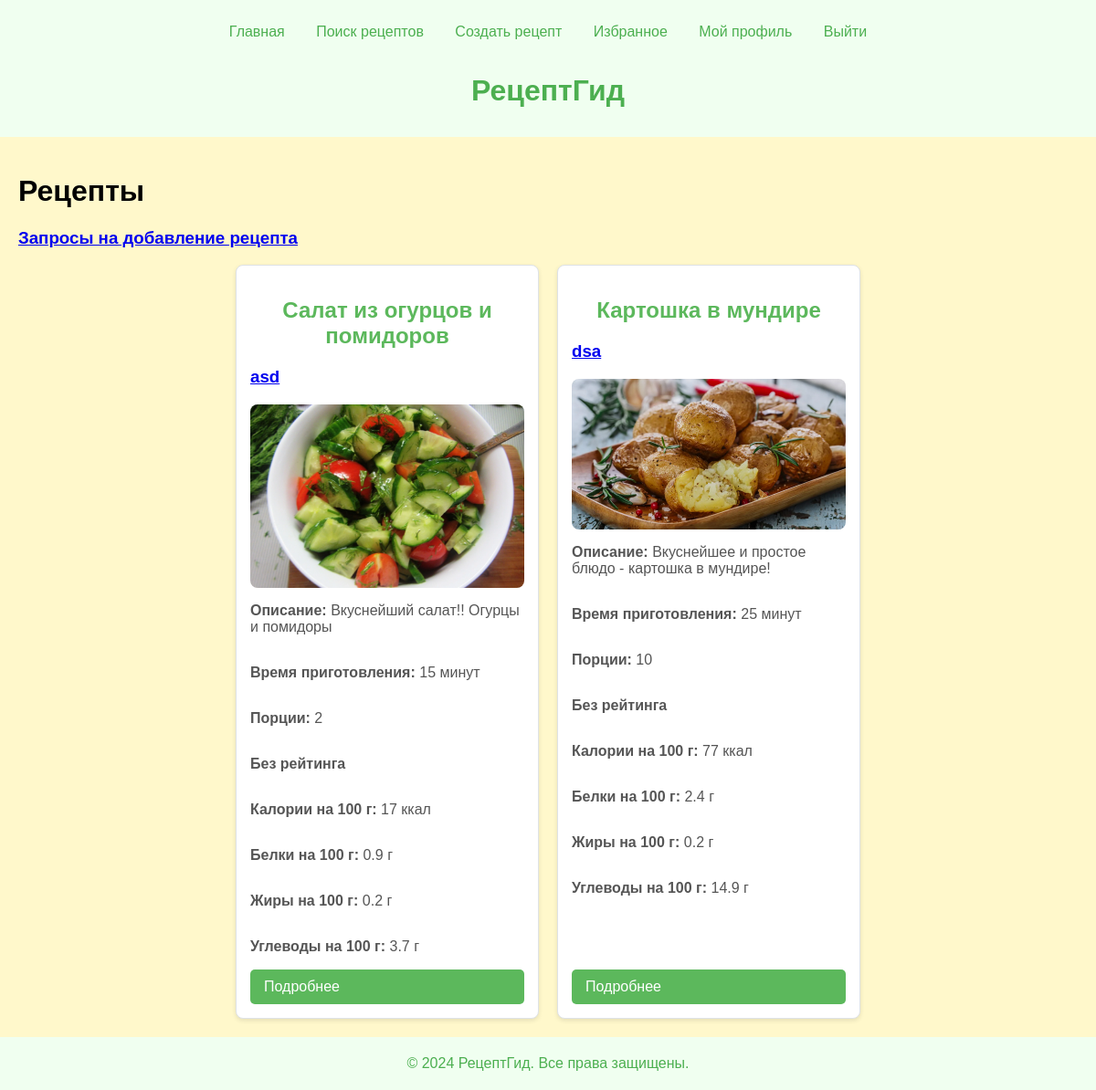
The app's page / (signed in) with its own data.
### main_app/models.py (models this page shows, shortened)
class Recipe(models.Model):
    title = models.CharField(max_length=255)
    user = models.ForeignKey(User, on_delete=models.CASCADE)
    header = models.CharField(max_length=255)
    cooking_time = models.PositiveIntegerField()
    description = models.TextField()
    photo = models.ImageField(upload_to='recipe_photos/')
    rating = models.FloatField(default=0.0)
    deletion_reason = models.TextField(default=None, blank=True, null=True)
    servings = models.PositiveIntegerField()
    is_verified = models.BooleanField(default=False)
    publication_date = models.DateTimeField(auto_now_add=True)
    kcal_per_100g = models.PositiveIntegerField()
    protein_per_100g = models.FloatField()
    fat_per_100g = models.FloatField()
    carbohydrates_per_100g = models.FloatField()

class User(AbstractUser):
    description = models.TextField(blank=True, null=True)
    photo = models.ImageField(upload_to='user_photos/', blank=True, null=True)
    date_of_birth = models.DateField(blank=True, null=True)
    rating = models.FloatField(default=0.0)
    deletion_reason = models.TextField(blank=True, null=True)
    role = models.TextField(default="USER")

### main_app/views.py (the view)
# urls.py: 2. Add a URL to urlpatterns:  path('', views.home, name='home')
@login_required(login_url='login')
def home(request):
    if user_or_mod(request):
        moder = False
        if mod(request):
            moder = True
        recipes = Recipe.objects.filter(is_verified=True, deletion_reason='').order_by('-publication_date')
        context = {'recipes': recipes, 'moder': moder}
        return render(request, 'home.html', context)
    else:
        if adm(request):
            return redirect('admin_home')
        return redirect('page_404')

### main_app/views.py (called while the page is built)
def user_or_mod(request):
    try:
        return request.user.role == "USER" or request.user.role == "MODER"
    except:
        return False

def mod(request):
    try:
        bool = request.user.role == "MODER"
        return bool
    except:
        return False

### templates/home.html (shortened to what this page needs)
{% extends 'base.html' %}
{% block content %}
    <h1>Рецепты</h1>
    {% if moder %}
        <a href="{% url 'not_verified_recipes_list' %}"><h3 style="margin-top: 0">Запросы на добавление рецепта</h3></a>
    {% endif %}
    {% if recipes %}
        <div class="recipe-list">
            {% for recipe in recipes %}
                <div class="recipe-card">
                    <h2>{{ recipe.title }}</h2>
                    <a href="{% url 'user_profile' recipe.user.id %}"><h3 style="margin-top: 0">{{ recipe.user.username }}</h3></a>
                    <img src="{{ recipe.photo.url }}" alt="{{ recipe.title }}" class="recipe-image">
                    <p><strong>Описание:</strong> {{ recipe.header }}</p>
                    <p><strong>Время приготовления:</strong> {{ recipe.cooking_time }} минут</p>
                    <p><strong>Порции:</strong> {{ recipe.servings }}</p>
                    {% if recipe.rating != 0.0 %}
                        <p><strong>Рейтинг:</strong> {{ recipe.rating }}</p>
                    {% else %}
                        <p><strong>Без рейтинга</strong></p>
                    {% endif %}
                    <p><strong>Калории на 100 г:</strong> {{ recipe.kcal_per_100g }} ккал</p>
                    <p><strong>Белки на 100 г:</strong> {{ recipe.protein_per_100g }} г</p>
                    <p><strong>Жиры на 100 г:</strong> {{ recipe.fat_per_100g }} г</p>
                    <p><strong>Углеводы на 100 г:</strong> {{ recipe.carbohydrates_per_100g }} г</p>
                    <a href="{% url 'recipe_detail' recipe.id %}" class="btn">Подробнее</a>
                </div>
            {% endfor %}
        </div>
    {% else %}
        <p>Нет доступных рецептов.</p>
    {% endif %}
{% endblock %}

### main_app/static/styles/main.css (style rules this page uses)
body { font-family: Arial, sans-serif; background-color: #f4f4f4; margin: 0; padding: 0; }
h2 { text-align: center; color: #333; }
.recipe-list { display: flex; flex-wrap: wrap; justify-content: center; gap: 20px; }
.recipe-card { display: flex; flex-direction: column; background-color: #ffffff; border: 1px solid #dee2e6; border-radius: 8px; box-shadow: 0 2px 5px rgba(0, 0, 0, 0.1); padding: 15px; width: 300px; transition: transform 0.2s; }
.recipe-image { width: 100%; height: auto; border-radius: 8px; }
.recipe-card h2 { font-size: 1.5em; color: #5cb85c; }
.recipe-card p { color: #555; }
.btn { display: inline-block; margin-top: auto; padding: 10px 15px; background-color: #5cb85c; color: #ffffff; text-decoration: none; border-radius: 5px; transition: background-color 0.3s; }

### records on screen
Recipe: title "Салат из огурцов и помидоров", user.username "asd", photo (picture), header "Вкуснейший салат!! Огурцы и помидоры", cooking_time "15", servings "2", rating "Без рейтинга", kcal_per_100g "17", protein_per_100g "0.9", fat_per_100g "0.2", carbohydrates_per_100g "3.7"
Recipe: title "Картошка в мундире", user.username "dsa", photo (picture), header "Вкуснейшее и простое блюдо - картошка в мундире!", cooking_time "25", servings "10", rating "Без рейтинга", kcal_per_100g "77", protein_per_100g "2.4", fat_per_100g "0.2", carbohydrates_per_100g "14.9"
